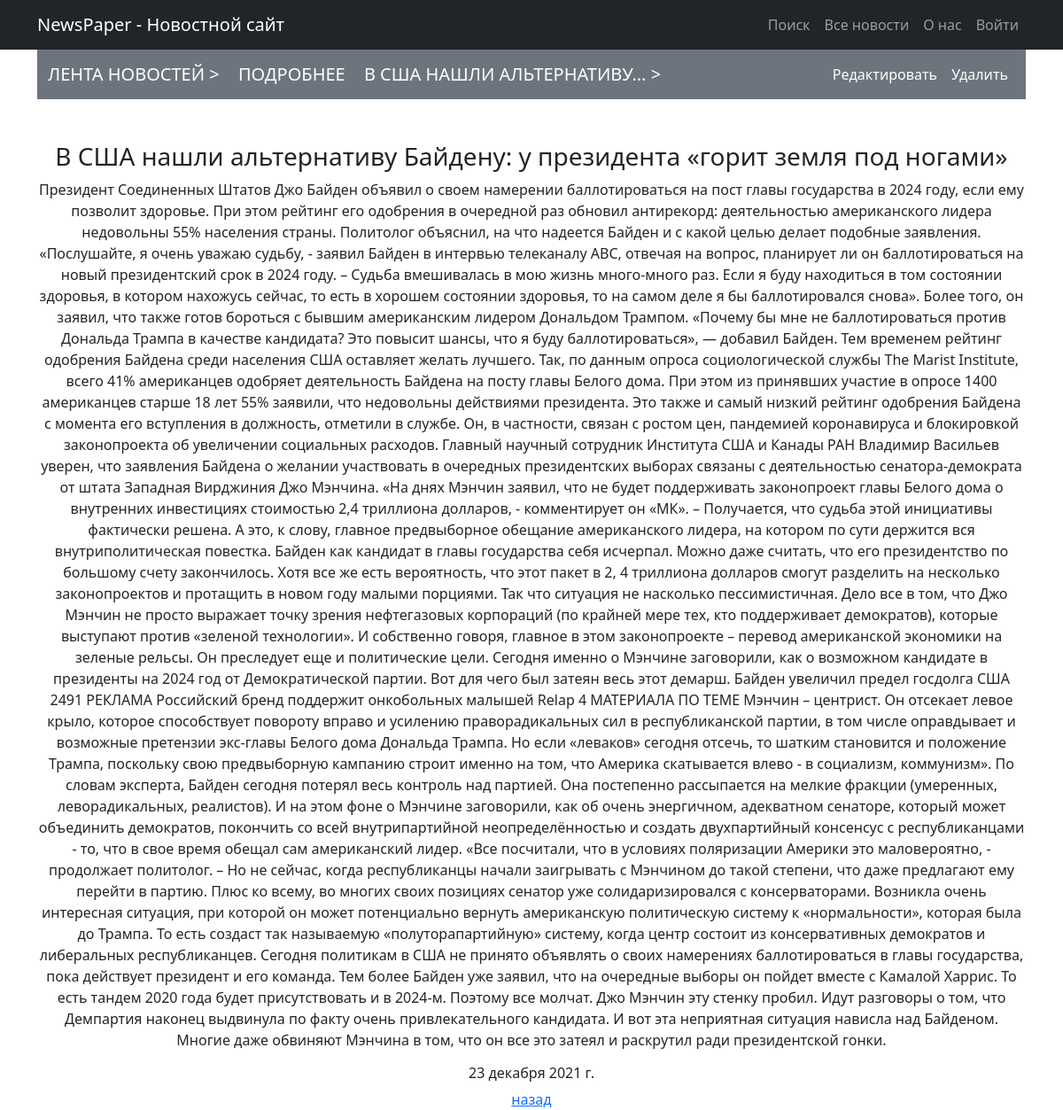
Page /news/17/ on the committed database.
### news/models.py (models this page shows, shortened)
class Post(models.Model):
    author = models.ForeignKey(Author, on_delete=models.CASCADE)
    NEWS = 'NW'
    ARTICLE = 'AR'
    CATEGORY_CHOICES = (
        (NEWS, 'Новость'),
        (ARTICLE, 'Статья')
    )
    categoryType = models.CharField(max_length=2, choices=CATEGORY_CHOICES, default=ARTICLE)
    dateCreation = models.DateTimeField(auto_now_add=True)
    postCategory = models.ManyToManyField(Category, through='PostCategory')
    title = models.CharField(max_length=128)
    text = models.TextField()
    rating = models.SmallIntegerField(default=0)
    class Meta:
        verbose_name = 'Пост'
        verbose_name_plural = 'Посты'

### news/views.py (the view)
# urls.py: path('<int:pk>/', NewDetailView.as_view(), name='detail'),  # Ссылка на детали новости
class NewDetailView(DetailView):
    template_name = 'news/detail.html'
    queryset = Post.objects.all()

### news/templatetags/custom_filters.py (called while the page is built)
@register.filter(name='Censor')
def Censor(value, arg):
    variants = ['mat', 'мат', 'перемат', 'блбл']
    for variant in variants:
        value = value.replace(variant, '***')
    return value

### templates/news/detail.html (shortened to what this page needs)
{% extends 'news/default.html' %}
{% load custom_filters %}
    {% block title-container %}
    <a class="nav-item" style="text-decoration: none;" href="{% url 'news' %}">
        <span class="navbar-brand text-white text-uppercase">
        лента новостей >
        </span>
    </a>
    <span class="navbar-brand text-white text-uppercase">
    Подробнее
    </span>
    <span class="navbar-brand text-white text-uppercase">
        {{ post.title|Censor:""|truncatechars:25 }} >
    </span>
    {% endblock %}
    {% block nav-container %}
    <li class="nav-item">
        <a class="nav-link text-white" href="{% url 'update' post.pk %}">
            Редактировать
        </a>
    </li>
    <li class="nav-item">
        <a class="nav-link text-white" href="{% url 'delete' post.pk %}">
            Удалить
        </a>
    </li>
    {% endblock %}
{% block content %}
    <h3>{{ post.title | Censor:"" }} </h3>
    <p> {{ post.text | Censor:"" }} </p>
    <h6>{{ post.dateCreation.date }}</h6>
    <a href="{{request.META.HTTP_REFERER|escape}}"> назад </a>
{% endblock %}

### rows in the picture
Post: title|Censor "В США НАШЛИ АЛЬТЕРНАТИВУ…", title|Censor "В США нашли альтернативу Байдену: у президента «горит земля под ногами»", text|Censor "Президент Соединенных Штатов Джо Байден объявил о своем намерении баллотироваться на пост главы государства в 2024 году, если ему позволит здоровье. При этом рейтинг его одобрения в очередной раз обновил антирекорд: деятельностью американского лидера недовольны 55% населения страны. Политолог объяснил, на что надеется Байден и с какой целью делает подобные заявления. «Послушайте, я очень уважаю судьбу, - заявил Байден в интервью телеканалу ABC, отвечая на вопрос, планирует ли он баллотироваться на новый президентский срок в 2024 году. – Судьба вмешивалась в мою жизнь много-много раз. Если я буду находиться в том состоянии здоровья, в котором нахожусь сейчас, то есть в хорошем состоянии…", dateCreation "23 декабря 2021 г."
